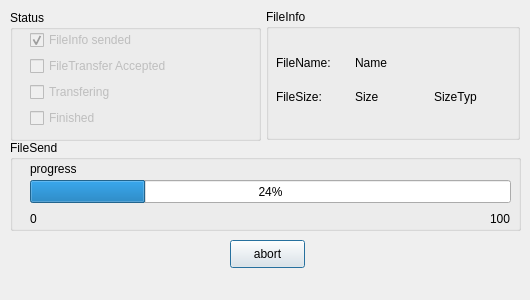
<ui version="4.0" >
 <class>form_FileSend</class>
 <widget class="QDialog" name="form_FileSend" >
  <property name="geometry" >
   <rect>
    <x>0</x>
    <y>0</y>
    <width>530</width>
    <height>300</height>
   </rect>
  </property>
  <property name="minimumSize" >
   <size>
    <width>530</width>
    <height>300</height>
   </size>
  </property>
  <property name="maximumSize" >
   <size>
    <width>530</width>
    <height>300</height>
   </size>
  </property>
  <property name="sizeIncrement" >
   <size>
    <width>530</width>
    <height>300</height>
   </size>
  </property>
  <property name="windowTitle" >
   <string>Dialog</string>
  </property>
  <widget class="QGroupBox" name="groupBox_2" >
   <property name="geometry" >
    <rect>
     <x>10</x>
     <y>10</y>
     <width>251</width>
     <height>131</height>
    </rect>
   </property>
   <property name="title" >
    <string>Status</string>
   </property>
   <widget class="QWidget" name="layoutWidget" >
    <property name="geometry" >
     <rect>
      <x>20</x>
      <y>20</y>
      <width>145</width>
      <height>100</height>
     </rect>
    </property>
    <layout class="QVBoxLayout" name="verticalLayout" >
     <item>
      <widget class="QCheckBox" name="checkBox" >
       <property name="enabled" >
        <bool>false</bool>
       </property>
       <property name="text" >
        <string>FileInfo sended</string>
       </property>
       <property name="checked" >
        <bool>true</bool>
       </property>
      </widget>
     </item>
     <item>
      <widget class="QCheckBox" name="checkBox_2" >
       <property name="enabled" >
        <bool>false</bool>
       </property>
       <property name="text" >
        <string>FileTransfer Accepted</string>
       </property>
      </widget>
     </item>
     <item>
      <widget class="QCheckBox" name="checkBox_3" >
       <property name="enabled" >
        <bool>false</bool>
       </property>
       <property name="text" >
        <string>Transfering</string>
       </property>
      </widget>
     </item>
     <item>
      <widget class="QCheckBox" name="checkBox_4" >
       <property name="enabled" >
        <bool>false</bool>
       </property>
       <property name="text" >
        <string>Finished</string>
       </property>
      </widget>
     </item>
    </layout>
   </widget>
  </widget>
  <widget class="QGroupBox" name="groupBox_3" >
   <property name="geometry" >
    <rect>
     <x>266</x>
     <y>9</y>
     <width>254</width>
     <height>131</height>
    </rect>
   </property>
   <property name="title" >
    <string>FileInfo</string>
   </property>
   <widget class="QWidget" name="layoutWidget_2" >
    <property name="geometry" >
     <rect>
      <x>10</x>
      <y>40</y>
      <width>231</width>
      <height>61</height>
     </rect>
    </property>
    <layout class="QGridLayout" name="gridLayout" >
     <item row="0" column="0" >
      <widget class="QLabel" name="label" >
       <property name="text" >
        <string>FileName:</string>
       </property>
      </widget>
     </item>
     <item row="0" column="1" >
      <widget class="QLabel" name="label_4" >
       <property name="text" >
        <string>Name</string>
       </property>
      </widget>
     </item>
     <item row="1" column="0" >
      <widget class="QLabel" name="label_5" >
       <property name="text" >
        <string>FileSize:</string>
       </property>
      </widget>
     </item>
     <item row="1" column="1" >
      <widget class="QLabel" name="label_6" >
       <property name="text" >
        <string>Size</string>
       </property>
      </widget>
     </item>
     <item row="1" column="2" >
      <widget class="QLabel" name="label_7" >
       <property name="text" >
        <string>SizeTyp</string>
       </property>
      </widget>
     </item>
    </layout>
   </widget>
  </widget>
  <widget class="QPushButton" name="pushButton" >
   <property name="geometry" >
    <rect>
     <x>230</x>
     <y>240</y>
     <width>75</width>
     <height>28</height>
    </rect>
   </property>
   <property name="text" >
    <string>abort</string>
   </property>
  </widget>
  <widget class="QGroupBox" name="groupBox" >
   <property name="geometry" >
    <rect>
     <x>10</x>
     <y>140</y>
     <width>511</width>
     <height>91</height>
    </rect>
   </property>
   <property name="title" >
    <string>FileSend</string>
   </property>
   <widget class="QLabel" name="label_2" >
    <property name="geometry" >
     <rect>
      <x>20</x>
      <y>20</y>
      <width>54</width>
      <height>18</height>
     </rect>
    </property>
    <property name="text" >
     <string>progress</string>
    </property>
   </widget>
   <widget class="QProgressBar" name="progressBar" >
    <property name="geometry" >
     <rect>
      <x>20</x>
      <y>40</y>
      <width>481</width>
      <height>23</height>
     </rect>
    </property>
    <property name="value" >
     <number>24</number>
    </property>
   </widget>
   <widget class="QLabel" name="label_3" >
    <property name="geometry" >
     <rect>
      <x>480</x>
      <y>70</y>
      <width>21</width>
      <height>18</height>
     </rect>
    </property>
    <property name="text" >
     <string>100</string>
    </property>
   </widget>
   <widget class="QLabel" name="label_8" >
    <property name="geometry" >
     <rect>
      <x>20</x>
      <y>70</y>
      <width>21</width>
      <height>18</height>
     </rect>
    </property>
    <property name="text" >
     <string>0</string>
    </property>
   </widget>
  </widget>
 </widget>
 <resources/>
 <connections/>
</ui>
